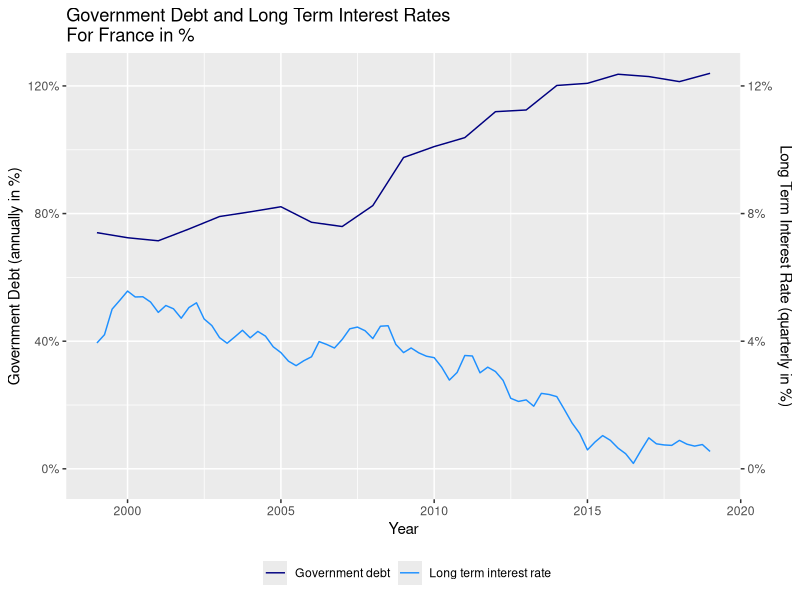
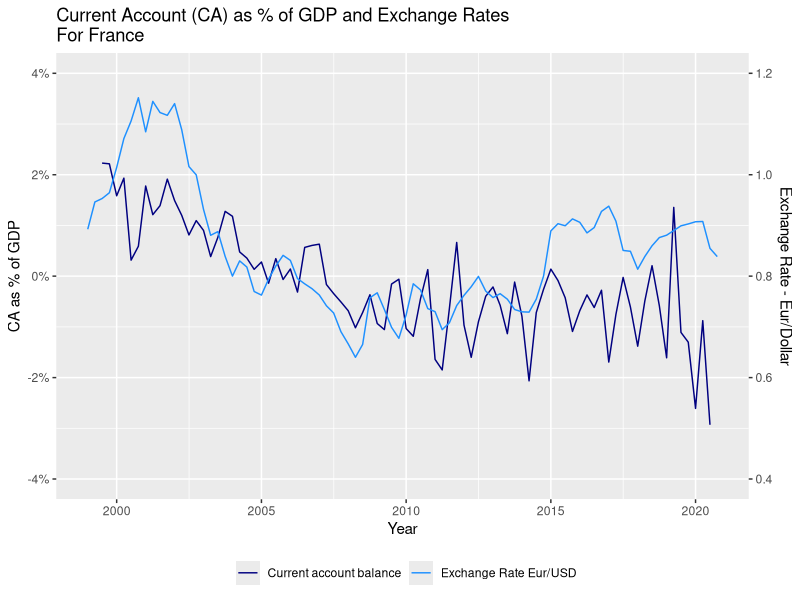
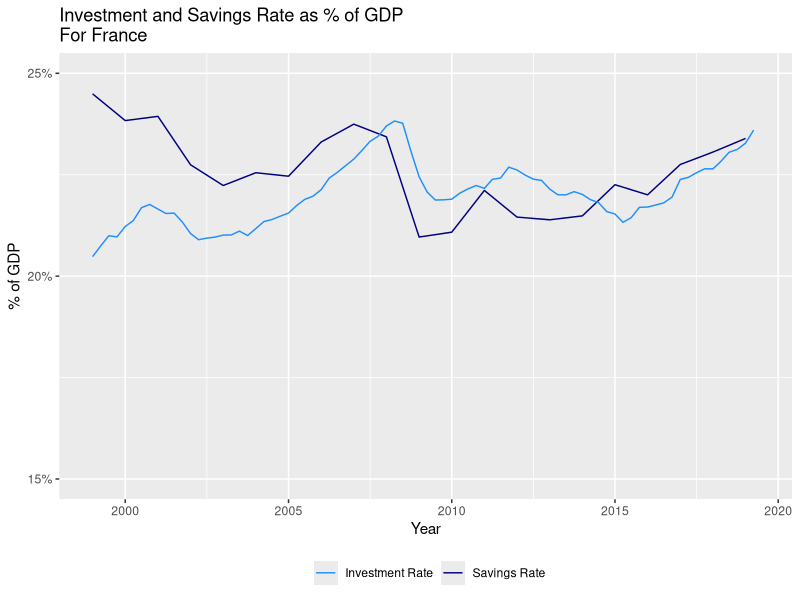

These figures' R source, in order:
## ---- chunk 1
# Here we import all relevant packages and set options

library(dplyr)
library(tidyverse)
library(lubridate) # This package is used for working with dates
library(knitr) # This package is for nice tables
library(kableExtra) # Package for even nicer tables.

options(scipen = 999) # Disable scientific notation

## ---- chunk 2

# Importing the Current Account Balance as a % of GDP of France
# SOURCE: FRED https://fred.stlouisfed.org/series/FRAB6BLTT02STSAQ

CABalance_FR <- read_csv("sourcecode/FRED_bop_france_quarterly.csv", 
    col_types = cols(DATE = col_date(format = "%d/%m/%Y"), 
        FRAB6BLTT02STSAQ = col_number())) %>%
  mutate(FRAB6BLTT02STSAQ = FRAB6BLTT02STSAQ /100) %>%
  rename(date = DATE, CAasPercGDP_quart_FR = FRAB6BLTT02STSAQ)


# Importing the General Government Debt as a % of GDP. 
# THIS IS NOT IN PERCENT! GOVERNMENT DEBT OF 100%  => 1
# SOURCE: OECD https://data.oecd.org/gga/general-government-debt.htm

GovDebt_FR <- read_csv("sourcecode/OECD_gov_debt_annual.csv", 
    col_types = cols(LOCATION = col_character(), 
        INDICATOR = col_skip(), SUBJECT = col_skip(), 
        MEASURE = col_skip(), FREQUENCY = col_skip(), 
        TIME = col_date(format = "%Y"), Value = col_number(), 
        `Flag Codes` = col_skip())) %>%
  rename(date = TIME) %>%
  filter(LOCATION == "FRA") %>%
  mutate(LOCATION = NULL, GovDebt_ann_FR = Value / 100, Value = NULL)


# This function transform dates in a quarterly format of "2000-Q1" to 2000-01-01
QuarterToDate <- function(QuarterlyDate){
  
  NumberofQuarter <- substr(QuarterlyDate, 7, 7)
  
  Month <- 3 * as.numeric(NumberofQuarter) - 2
  Month <- ifelse(Month == 10, Month, paste(0, Month))
  
  Year <- substr(QuarterlyDate, 1, 4)
  
  Date_String <- paste(Year, "-", Month, "-01") %>%
    str_replace_all(" ", "")
  
  Date <- as.Date(Date_String)
  
  Date
}

# Importing Interest Rate on Government Bonds (10 year), 
# also called "Long term interest rate", in %/annum
# SOURCE: OECD https://data.oecd.org/interest/long-term-interest-rates.htm 

IntRate_FR <- read_csv("sourcecode/OECD_interest_rates_france_quarterly.csv", 
    col_types = cols(INDICATOR = col_skip(), 
        SUBJECT = col_skip(), MEASURE = col_skip(), 
        FREQUENCY = col_skip(), Value = col_number(), 
        `Flag Codes` = col_skip())) %>%
  mutate(date = QuarterToDate(TIME),
         IntRate_quart_FR = Value / 100,
         Value = NULL, TIME = NULL, LOCATION = NULL)


# Exchange rate against the US dollar
# SOURCE: FRED https://fred.stlouisfed.org/series/DEXUSEU

XR_EurUSD <- read_csv("sourcecode/FRED_exchage_rate_quarterly.csv", 
    col_types = cols(DATE = col_date(format = "%d/%m/%Y"), 
        DEXUSEU = col_number())) %>%
  rename(date = DATE, XR_quart_EurUSD = DEXUSEU) %>%
  mutate(XR_quart_EurUSD = 1/XR_quart_EurUSD)


# Total GDP, in millions of US dollars
# SOURCE: FRED https://fred.stlouisfed.org/series/CPMNACSCAB1GQFR

GDP_FR <- read_csv("sourcecode/FRED_euros_france_gdp_quarterly.csv", 
    col_types = cols(DATE = col_date(format = "%d/%m/%Y"), 
        CPMNACSCAB1GQFR = col_number())) %>%
  mutate(date = DATE, GDP_quart_Millionseur_FR = CPMNACSCAB1GQFR,
         CPMNACSCAB1GQFR = NULL, DATE = NULL)


# Investment (usually Gross Fixed Capital Formation), in millions of US dollars
# SOURCE: FRED https://fred.stlouisfed.org/series/FRAGFCFQDSMEI#0

Invest_FR <- read_csv("sourcecode/FRED_euros_investments_quarterly.csv", 
    col_types = cols(DATE = col_date(format = "%d/%m/%Y"), 
        FRAGFCFQDSMEI = col_number())) %>%
  mutate(Invest_quart_Millionseur_FR = FRAGFCFQDSMEI / 1000000,
         FRAGFCFQDSMEI = NULL) %>%
  rename(date = DATE)


# Gross national savings as a % of GDP (savings rate). 
# Again, this is in decimals, and not percent!
# SORUCE: World Bank https://data.worldbank.org/indicator/NY.GNS.ICTR.ZS

SavingsR_FR <- read_csv("sourcecode/WorldBank_GrossSavings_annual.csv", 
    col_types = cols(`Country Code` = col_skip(), 
        `Indicator Name` = col_character(), 
        `Indicator Code` = col_skip()), skip = 3) %>%
  filter(`Country Name` == "France") %>%
  pivot_longer(cols = -c(`Country Name`, `Indicator Name`),
               names_to = "date",
               values_to = "Savings_PercentageGDP") %>%
  mutate(`Country Name` = NULL,
         `Indicator Name` = NULL,
         date = as.Date(paste(date, "-01-01", sep = "")),
         SavR_ann_FR = Savings_PercentageGDP / 100,
         Savings_PercentageGDP = NULL) %>%
  filter(date >= "1999-01-01", "2019-01-01" >= date)



# Merging them all together

DF_FR <- CABalance_FR %>%
  full_join(IntRate_FR, by = "date") %>%
  full_join(XR_EurUSD, by = "date") %>%
  full_join(GDP_FR, by = "date") %>%
  full_join(Invest_FR, by = "date") %>%
  full_join(GovDebt_FR, by = "date") %>%
  full_join(SavingsR_FR, by = "date") %>%
  filter(date != "1998-10-01") %>%
  mutate(InvestmentR_Fr = Invest_quart_Millionseur_FR/GDP_quart_Millionseur_FR)


# Creating and printing a table with all the quarterly data

DF_quart_FR <- DF_FR %>%
  select(!c(GovDebt_ann_FR, SavR_ann_FR)) %>%
  mutate(date = format(as.Date(date), "%Y-%m"),
         InvestmentR_Fr = InvestmentR_Fr * 100) %>%
  rename(`Current Account Balance as % of GDP` = CAasPercGDP_quart_FR,
          `Inflation Rate` = IntRate_quart_FR,
          `Exchange Rate €/USD` = XR_quart_EurUSD, 
          `GDP in millions of €` = GDP_quart_Millionseur_FR, 
          `Invesment in millions of €` = Invest_quart_Millionseur_FR,
          `Investment rate as % of GDP` = InvestmentR_Fr,
         `Date (Year-Month)` = date
          ) 

table_quart_FR <- DF_quart_FR %>% 
  kable(caption = "Quarterly data for France") %>%
  kable_classic(html_font = "Cambria", full_width = TRUE, font_size = 7.5)
## ---- chunk 3
table_quart_FR

## ---- chunk 4
# Creating and printing a table with all the annual data

DF_ann_FR <- DF_FR %>%
  select(c(date, GovDebt_ann_FR, SavR_ann_FR)) %>%
  mutate(date = format(as.Date(date), "%Y"),
         GovDebt_ann_FR = GovDebt_ann_FR * 100,
         SavR_ann_FR = SavR_ann_FR * 100) %>%
  na.omit() %>%
  rename(`General government debt as a % of GDP` = GovDebt_ann_FR, 
         `Gross national savings as a % of GDP` = SavR_ann_FR, 
         `Year` = date)

DF_ann_FR %>% 
  kable(caption = "Annual data for France") %>%
  kable_classic(html_font = "Cambria", full_width = TRUE)
## ---- chunk 5
#Creating plot for Gov Debt & Interest Rate v Time
#Omitting NA first
DF_FR_NA <- DF_FR %>%
  na.omit

#Assinging colors to titles
colors1 <- c("Government debt" = "navyblue",
             "Long term interest rate" = "dodgerblue1")

#Plotting graph
ggplot() + 
  geom_line(DF_FR_NA,
            mapping = aes(x = date,
                          y = GovDebt_ann_FR,
                          color = "Government debt")) +
  geom_line(DF_FR,
            mapping = aes(x = date, y = IntRate_quart_FR*10,
                          color = "Long term interest rate")) +
  scale_y_continuous(labels = scales::percent,
                     name = "Government Debt (annually in %)",
                     sec.axis = sec_axis(~ . /10,
                                         name = "Long Term Interest Rate (quarterly in %)",
                                         labels = scales::percent)) +
  labs(x = "Year",
       title = "Government Debt and Long Term Interest Rates\nFor France in %",
       color = "") +
  scale_color_manual(values = colors1) +
  theme(legend.position="bottom") +
  scale_x_date(limits = c(as.Date("1999-01-01"), as.Date("2019-01-01")))

## ---- chunk 6
#Assinging colors to titles
colors2 <- c("Current account balance" = "navyblue",
             "Exchange Rate Eur/USD" = "dodgerblue1")
#Plotting graph
ggplot() + 
  geom_line(DF_FR,
            mapping = aes(x = date,
                          y = CAasPercGDP_quart_FR,
                          color = "Current account balance")) +
  geom_line(DF_FR,
            mapping = aes(x = date,
                          y = (XR_quart_EurUSD - 0.8) / 10,
                          color = "Exchange Rate Eur/USD")) +
  scale_y_continuous(labels = scales::percent,
                     limits = c(-.04, 0.04),
                     sec.axis = sec_axis(~ . *10 +.8,
                                         name = "Exchange Rate - Eur/Dollar")) +
  labs(x = "Year",
       y = "CA as % of GDP",
       title = "Current Account (CA) as % of GDP and Exchange Rates\nFor France",
       color = "") +
  scale_color_manual(values = colors2) +
  theme(legend.position="bottom")
  

## ---- chunk 7
#Assinging colors to titles
colors3 <- c("Savings Rate" = "navyblue", "Investment Rate" = "dodgerblue1")

#Plotting graph
ggplot() + 
  geom_line(DF_FR_NA,
            mapping = aes(x = date,
                          y = SavR_ann_FR,
                          color = "Savings Rate")) +
  geom_line(DF_FR,
            mapping = aes(x = date,
                          y = InvestmentR_Fr,
                          color = "Investment Rate")) +
  labs(x = "Year",
       y = "% of GDP",
       title = "Investment and Savings Rate as % of GDP\nFor France",
       color = "") +
  scale_y_continuous(labels = scales::percent,
                     breaks = seq(0, 0.25, by = 0.05),
                     limits = c(0.15, 0.25)) +
  scale_color_manual(values = colors3) +
  theme(legend.position="bottom") +
  scale_x_date(limits = c(as.Date("1999-01-01"), as.Date("2019-06-01")))
